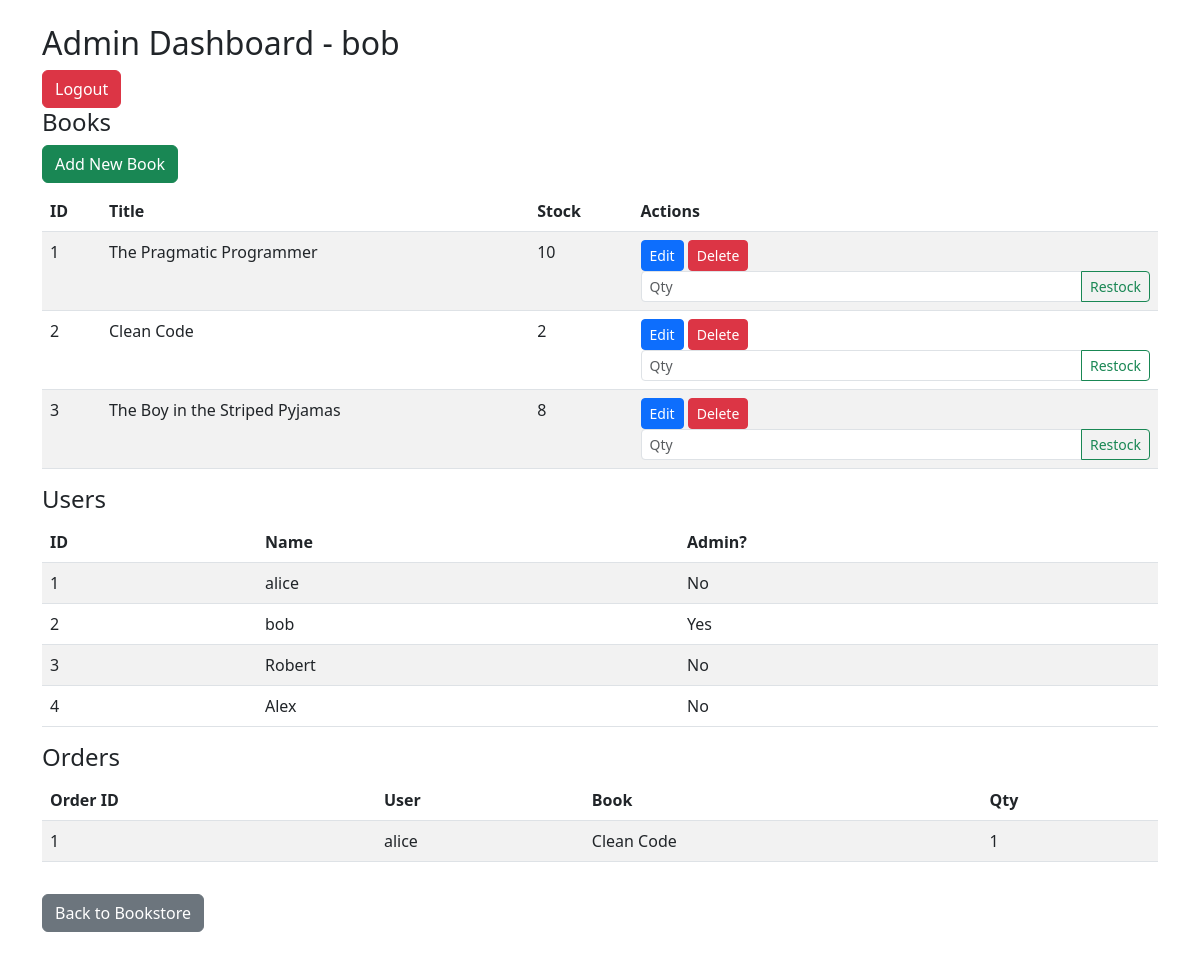
Before: /admin?user_id=2 with the older database file.
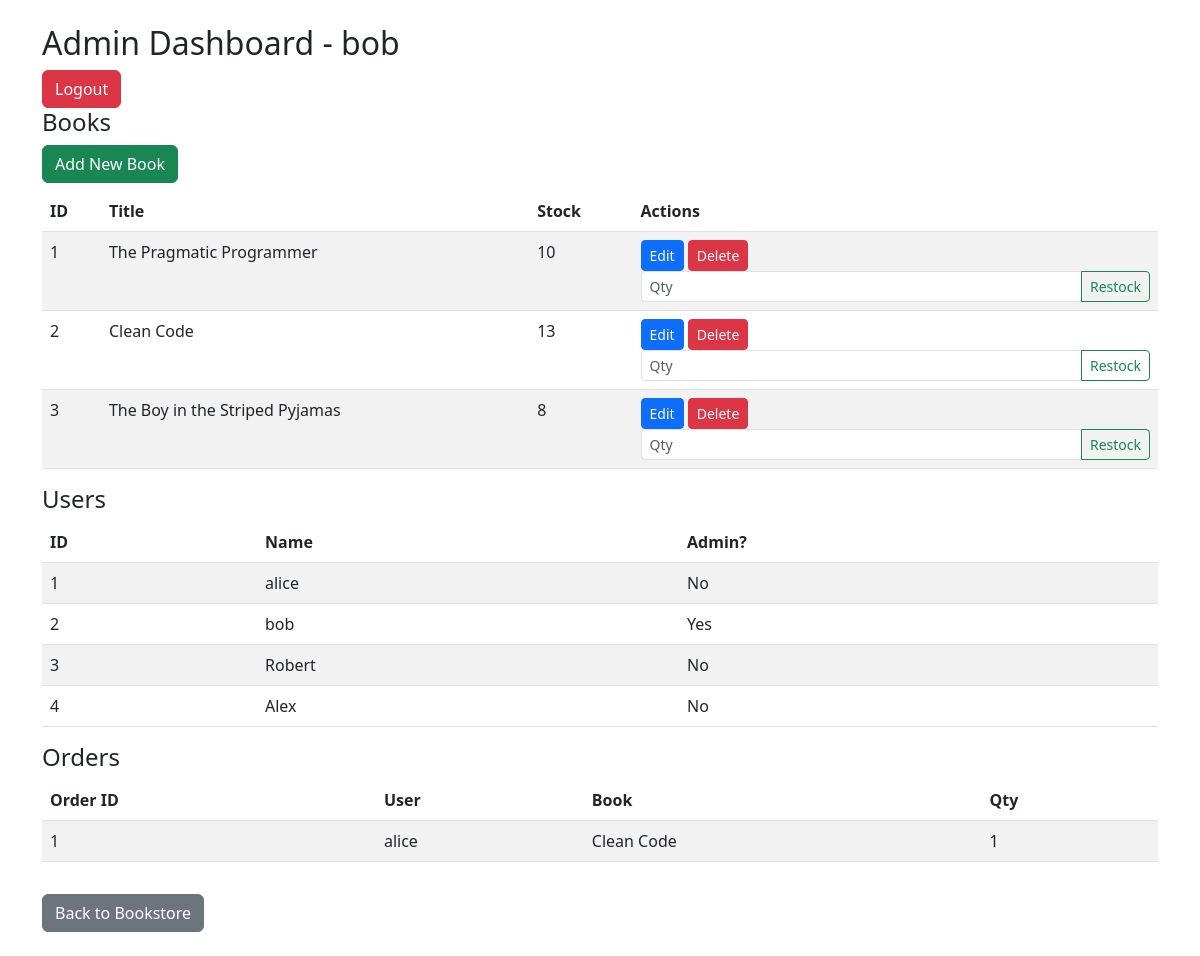
After: the same page with the newer database file.
### tables this page shows
CREATE TABLE users (
    id INTEGER PRIMARY KEY AUTOINCREMENT,
    name TEXT,
    password TEXT,
    is_admin INTEGER
, payment_method TEXT, address TEXT);

CREATE TABLE books (
    id INTEGER PRIMARY KEY AUTOINCREMENT,
    title TEXT,
    author TEXT,
    publisher TEXT,
    price REAL,
    category TEXT,
    isbn TEXT,
    stock INTEGER,
    image_url TEXT
);

CREATE TABLE orders (
    id INTEGER PRIMARY KEY AUTOINCREMENT,
    user_id INTEGER,
    book_id INTEGER,
    quantity INTEGER,
    FOREIGN KEY(user_id) REFERENCES users(id),
    FOREIGN KEY(book_id) REFERENCES books(id)
);

### app.py (the view)
@app.route('/admin')
def admin_dashboard():
    user_id = request.args.get('user_id')
    conn = get_db_connection()
    user = conn.execute('SELECT * FROM users WHERE id = ?', (user_id,)).fetchone()
    if not user or user['is_admin'] != 1:
        conn.close()
        return "Access denied."
    books = conn.execute('SELECT * FROM books').fetchall()
    users = conn.execute('SELECT * FROM users').fetchall()
    orders = conn.execute('''
        SELECT o.id, u.name AS customer, b.title, o.quantity
        FROM orders o
        JOIN users u ON o.user_id = u.id
        JOIN books b ON o.book_id = b.id
        ORDER BY o.id DESC
    ''').fetchall()
    conn.close()
    return render_template('admin.html', user=user, books=books, users=users, orders=orders)

### app.py (called while the page is built)
def get_db_connection():
    conn = sqlite3.connect('books.db')
    conn.row_factory = sqlite3.Row
    return conn

### templates/admin.html (shortened to what this page needs)
{% extends "layout.html" %}
{% block content %}
  <h2>Admin Dashboard - {{ user['name'] }}</h2>
  <a href="{{ url_for('logout') }}" class="btn btn-danger">Logout</a>
  <h4>Books</h4>
  <a href="{{ url_for('add_book', user_id=user['id']) }}" class="btn btn-success mb-2">Add New Book</a>
<table class="table table-striped">
  <thead>
    <tr><th>ID</th><th>Title</th><th>Stock</th><th>Actions</th></tr>
  </thead>
  <tbody>
    {% for book in books %}
      <tr>
        <td>{{ book['id'] }}</td>
        <td>{{ book['title'] }}</td>
        <td>{{ book['stock'] }}</td>
        <td>
          <a href="{{ url_for('edit_book', book_id=book['id'], user_id=user['id']) }}" class="btn btn-sm btn-primary">Edit</a>
          <a href="{{ url_for('delete_book', book_id=book['id'], user_id=user['id']) }}" class="btn btn-sm btn-danger" onclick="return confirm('Are you sure?')">Delete</a>
          <form method="post" action="{{ url_for('restock_book', book_id=book['id']) }}" class="d-inline ms-2" style="width: 150px;">
            <div class="input-group input-group-sm">
              <input type="number" class="form-control" name="amount" min="1" placeholder="Qty" required>
              <button class="btn btn-outline-success" type="submit">Restock</button>
            </div>
          </form>
        </td>
      </tr>
    {% endfor %}
  </tbody>
</table>
  <h4>Users</h4>
  <table class="table table-striped">
    <thead><tr><th>ID</th><th>Name</th><th>Admin?</th></tr></thead>
    <tbody>
      {% for u in users %}
        <tr><td>{{ u['id'] }}</td><td>{{ u['name'] }}</td><td>{{ 'Yes' if u['is_admin'] else 'No' }}</td></tr>
      {% endfor %}
    </tbody>
  </table>
  <h4>Orders</h4>
  <table class="table table-striped">
    <thead><tr><th>Order ID</th><th>User</th><th>Book</th><th>Qty</th></tr></thead>
    <tbody>
      {% for o in orders %}
        <tr>
          <td>{{ o['id'] }}</td>
          <td>{{ o['customer'] }}</td>
          <td>{{ o['title'] }}</td>
          <td>{{ o['quantity'] }}</td>
        </tr>
      {% endfor %}
    </tbody>
  </table>
  <a href="{{ url_for('book_list', user_id=user['id']) }}" class="btn btn-secondary mt-3">Back to Bookstore</a>
{% endblock %}

### templates/layout.html (shortened to what this page needs)
<!DOCTYPE html>
<html>
<head>
  <link rel="stylesheet" href="https://cdn.jsdelivr.net/npm/bootstrap@5.3.0/dist/css/bootstrap.min.css">
</head>
<body class="p-4">
  <div class="container">
    {% block content %}{% endblock %}
  </div>
</body>
</html>

Changed rows visible on the page:
changed books "Clean Code": stock "2" → "13"
